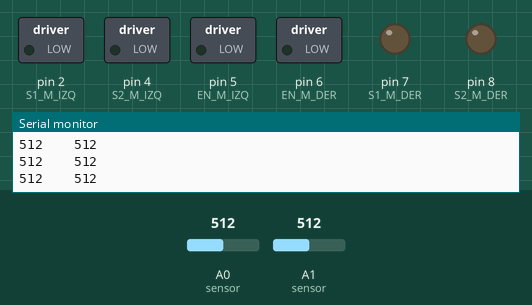
Simulated run of this sketch. Board: Arduino Uno, built with avr-gcc and run on an emulated ATmega328P. On the bench: switched loads named in the sketch (green lamp = pin HIGH), output pins drawn as LEDs (lit = HIGH), the last lines printed to the serial monitor. Dashed ring = blinking. The test bench sets the inputs (shaded band); at power-on: A0 (sensor) = 512, A1 (sensor) = 512.

Above: at 1.2 s.
1.3 s: A0 (sensor) set to 484
At 1.6 s:
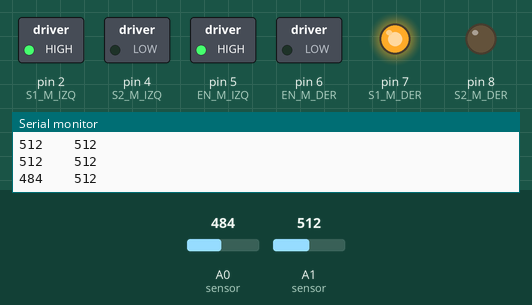
4.3 s: A1 (sensor) set to 488
At 4.61 s:
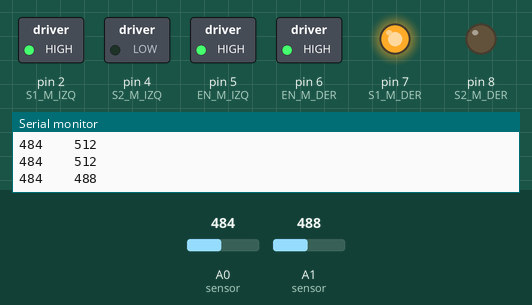
7.3 s: A0 (sensor) set to 510
At 7.61 s:
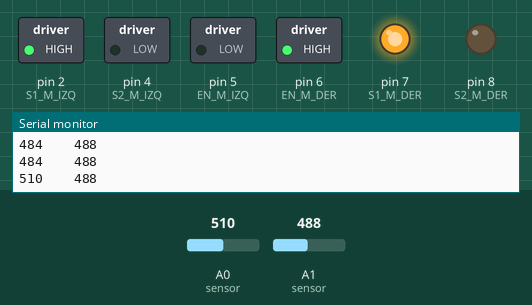
10.3 s: A1 (sensor) set to 510
At 11.6 s:
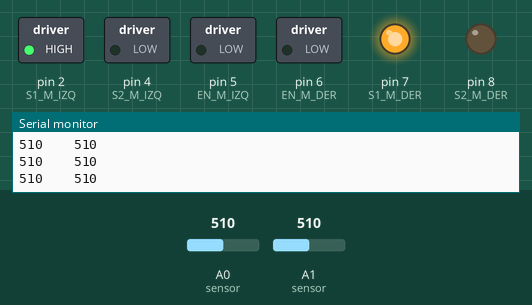
11.9 s: A1 (sensor) set to 490
At 12.12 s:
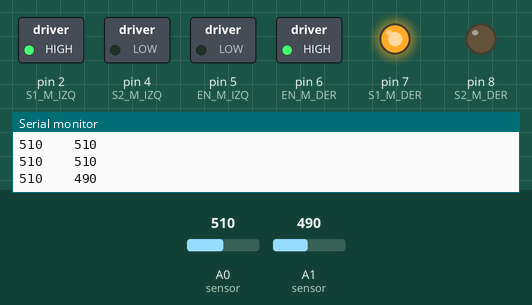
14.9 s: A1 (sensor) set to 511
At 15.5 s:
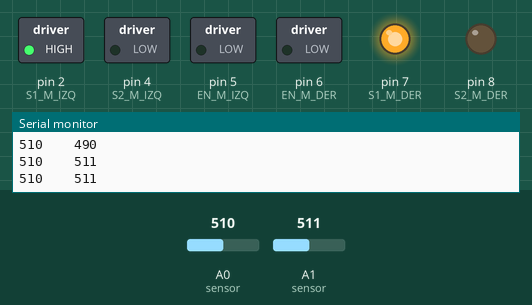
Timing chart, 0 to 17.4 s (numbered marks = the images above; inputs shaded):
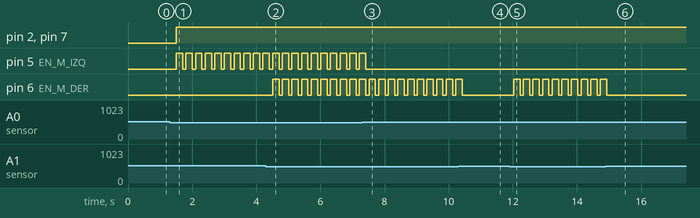

The sketch:

sigue_delay.ino
```cpp
// DEFINICION DE VARIABLES
int sens_izq;
int sens_der;

const int umbral = 500;
//pines para el puente h

//motor izquierdo
const int EN_M_IZQ = 5;
const int S1_M_IZQ = 2;
const int S2_M_IZQ = 4;
//motor derecho
const int EN_M_DER = 6;
const int S1_M_DER = 7;
const int S2_M_DER = 8;

const int LED = 13;


void setup() {
  // put your setup code here, to run once:
  //configurar pines de entrada y salida digital
  pinMode(EN_M_IZQ, OUTPUT);
  pinMode(S1_M_IZQ, OUTPUT);
  pinMode(S2_M_IZQ, OUTPUT);
  pinMode(EN_M_DER, OUTPUT);
  pinMode(S1_M_DER, OUTPUT);
  pinMode(S2_M_DER, OUTPUT);

  //iniciamos el puerto serial
  Serial.begin(9600);

}

void loop() {
  // put your main code here, to run repeatedly:

  //SENSADO
  sens_izq = analogRead(A0);    //sensor izquierdo
  sens_der = analogRead(A1);    //sensor derecho

  //IMPRIMIR
  //Serial.println("IZQ -- DER");
  Serial.print(sens_izq);
  Serial.print("    ");
  Serial.println(sens_der);
  //thresholding
  int izq_negro = sens_izq > umbral;
  int der_negro = sens_der > umbral;
  //DECISION
  if(!izq_negro && !der_negro)
  {
    //adelante
    adelante(200);

  }
  else if(izq_negro && !der_negro)
  {
    //izquierda
    izquierda(200);
  }
  else if(!izq_negro && der_negro)
  {
    //der
    derecha(200);
  }
  else if(izq_negro && der_negro)
  {
    //detener
    detener(200);
  }
  else detener(100);//detener
  detener(100);

}

void adelante(int delay_)
{
  //motor Izq
  digitalWrite(EN_M_IZQ, 1);
  digitalWrite(S1_M_IZQ, 1);
  digitalWrite(S2_M_IZQ, 0);
  //motor der
  digitalWrite(EN_M_DER, 1);
  digitalWrite(S1_M_DER, 1);
  digitalWrite(S2_M_DER, 0);

  delay(delay_);
}
void izquierda(int delay_)
{
  //motor Izq
  digitalWrite(EN_M_IZQ, 0);
  digitalWrite(S1_M_IZQ, 1);
  digitalWrite(S2_M_IZQ, 0);
  //motor der
  digitalWrite(EN_M_DER, 1);
  digitalWrite(S1_M_DER, 1);
  digitalWrite(S2_M_DER, 0);

  delay(delay_);
}
void derecha(int delay_)
{
  //motor Izq
  digitalWrite(EN_M_IZQ, 1);
  digitalWrite(S1_M_IZQ, 1);
  digitalWrite(S2_M_IZQ, 0);
  //motor der
  digitalWrite(EN_M_DER, 0);
  digitalWrite(S1_M_DER, 1);
  digitalWrite(S2_M_DER, 0);

  delay(delay_);
}
void detener(int delay_)
{
  //motor Izq
  digitalWrite(EN_M_IZQ, 0);

  //motor der
  digitalWrite(EN_M_DER, 0);

  delay(delay_);

}
```

Measured:
- the behaviour switches between 501 and 500 on A0 (sensor) (found by bisection; images 0 and 1)
- the behaviour switches between 501 and 500 on A1 (sensor) (found by bisection; images 1 and 2)
- after the input at 1.3 s, pin 2 (S1_M_IZQ), pin 7 (S1_M_DER): LOW → HIGH after 0.20 s; pin 5 (EN_M_IZQ): alternates HIGH for 0.20 s and LOW for 0.10 s, starting after 0.20 s
- after the input at 4.3 s, pin 6 (EN_M_DER): alternates HIGH for 0.20 s and LOW for 0.10 s, starting after 0.21 s
- after the input at 7.3 s, pin 5 (EN_M_IZQ): goes on until 7.4 s, then stays LOW
- after the input at 10.3 s, pin 6 (EN_M_DER): goes on until 10.4 s, then stays LOW
- after the input at 11.9 s, pin 6 (EN_M_DER): alternates HIGH for 0.20 s and LOW for 0.10 s, starting after 0.13 s
- after the input at 14.9 s, pin 6 (EN_M_DER): goes on until 14.9 s, then stays LOW
